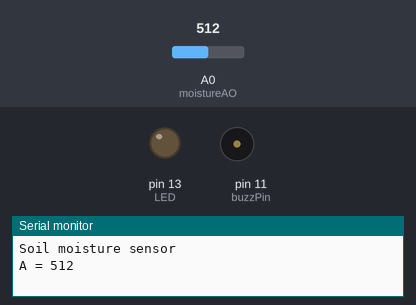
This sketch was run on a simulated Arduino Uno, built with avr-gcc and run on an emulated ATmega328P. On the bench: output pins drawn as LEDs (lit = HIGH), buzzer (waves = sounding, pin HIGH), the last lines printed to the serial monitor. The test bench sets the inputs (shaded band); at power-on: A0 (moistureAO) = 512.

Above: at 1.8 s.
1.9 s: A0 (moistureAO) set to 888
3.4 s: A0 (moistureAO) set to 919
At 4.8 s:
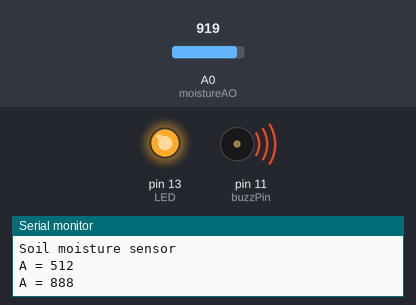
6.4 s: A0 (moistureAO) set to 900
At 7.5 s:
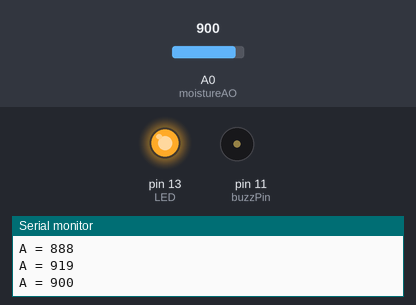
9.4 s: A0 (moistureAO) set to 1023
At 10.8 s:
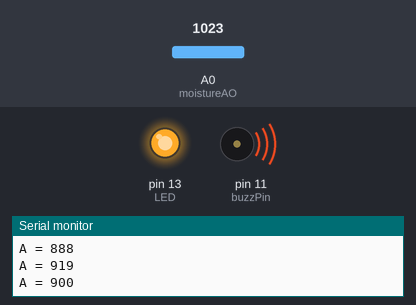
Timing chart, 0 to 13.4 s (numbered marks = the images above; inputs shaded):
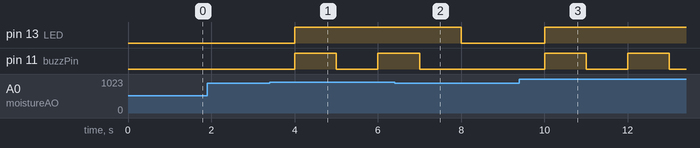

The sketch:

Project_5_Plant_Monitor.ino
```cpp
const int moistureAO = 0;
int AO = 0; // Pin connected to A0 on the controller
int tmp = 0; // Value of the analog pin
int buzzPin = 11; // Pin connected to the piezo buzzer
int LED = 13; // Pin connected to the LED
void setup () {
  Serial.begin(9600); // Send Arduino reading to IDE
  Serial.println("Soil moisture sensor");
  pinMode(moistureAO, INPUT);
  pinMode(buzzPin, OUTPUT); // Set pin as output
  pinMode(LED, OUTPUT); // Set pin as output
}
void loop () {
  tmp = analogRead( moistureAO );
  if ( tmp != AO ) {
    AO = tmp;
    Serial.print("A = "); // Show the resistance value of the sensor
    // in the IDE
    Serial.println(AO);
  }
  delay (1000);
  if (analogRead(0) > 900) { // If the reading is higher than 900,
    digitalWrite(buzzPin, HIGH); // the buzzer will sound
    digitalWrite(LED, HIGH); // and the LED will light
    delay(1000); // Wait for 1 second
    digitalWrite(buzzPin, LOW);
    digitalWrite(LED, HIGH);
  }
  else {
    digitalWrite(buzzPin, LOW); // If the reading is below 900,
    // the buzzer and LED stay off
    digitalWrite(LED, LOW);
  }
}
```

Measured:
- the behaviour switches between 900 and 901 on A0 (moistureAO) (found by bisection; images 0 and 1)
- after the input at 3.4 s, pin 13 (LED): LOW → HIGH after 0.60 s; pin 11 (buzzPin): LOW → HIGH after 0.60 s, → LOW 1.0 s later, → HIGH 1.0 s later
- after the input at 6.4 s, pin 13 (LED): HIGH → LOW after 1.6 s; pin 11 (buzzPin): goes on until 7.0 s, then stays LOW
- after the input at 9.4 s, pin 13 (LED): LOW → HIGH after 0.60 s; pin 11 (buzzPin): alternates HIGH for 1.0 s and LOW for 1.0 s, starting after 0.60 s
